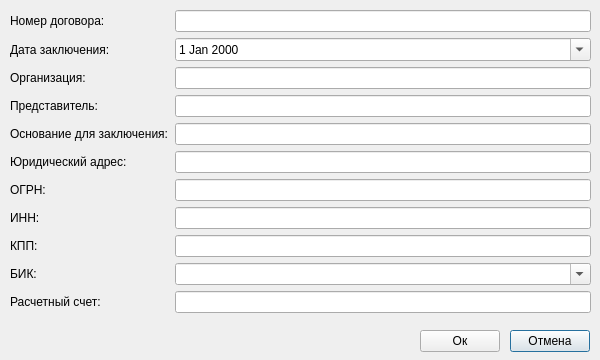
<?xml version="1.0" encoding="UTF-8"?>
<ui version="4.0">
 <class>addContract</class>
 <widget class="QDialog" name="addContract">
  <property name="geometry">
   <rect>
    <x>0</x>
    <y>0</y>
    <width>600</width>
    <height>360</height>
   </rect>
  </property>
  <property name="windowTitle">
   <string>Договор</string>
  </property>
  <widget class="QWidget" name="formLayoutWidget">
   <property name="geometry">
    <rect>
     <x>10</x>
     <y>10</y>
     <width>581</width>
     <height>311</height>
    </rect>
   </property>
   <layout class="QFormLayout" name="formLayout">
    <item row="0" column="0">
     <widget class="QLabel" name="label">
      <property name="text">
       <string>Номер договора:</string>
      </property>
     </widget>
    </item>
    <item row="0" column="1">
     <widget class="QLineEdit" name="line_Number"/>
    </item>
    <item row="1" column="0">
     <widget class="QLabel" name="label_2">
      <property name="text">
       <string>Дата заключения:</string>
      </property>
     </widget>
    </item>
    <item row="1" column="1">
     <widget class="QDateEdit" name="dateEdit">
      <property name="calendarPopup">
       <bool>true</bool>
      </property>
     </widget>
    </item>
    <item row="2" column="0">
     <widget class="QLabel" name="label_3">
      <property name="text">
       <string>Организация:</string>
      </property>
     </widget>
    </item>
    <item row="2" column="1">
     <widget class="QLineEdit" name="line_Org"/>
    </item>
    <item row="3" column="0">
     <widget class="QLabel" name="label_4">
      <property name="text">
       <string>Представитель:</string>
      </property>
     </widget>
    </item>
    <item row="3" column="1">
     <widget class="QLineEdit" name="line_Rep"/>
    </item>
    <item row="4" column="0">
     <widget class="QLabel" name="label_5">
      <property name="text">
       <string>Основание для заключения:</string>
      </property>
     </widget>
    </item>
    <item row="4" column="1">
     <widget class="QLineEdit" name="line_Foot"/>
    </item>
    <item row="5" column="0">
     <widget class="QLabel" name="label_6">
      <property name="text">
       <string>Юридический адрес:</string>
      </property>
     </widget>
    </item>
    <item row="5" column="1">
     <widget class="QLineEdit" name="line_LAddr"/>
    </item>
    <item row="6" column="0">
     <widget class="QLabel" name="label_7">
      <property name="text">
       <string>ОГРН:</string>
      </property>
     </widget>
    </item>
    <item row="6" column="1">
     <widget class="QLineEdit" name="line_OGRN"/>
    </item>
    <item row="7" column="0">
     <widget class="QLabel" name="label_8">
      <property name="text">
       <string>ИНН:</string>
      </property>
     </widget>
    </item>
    <item row="7" column="1">
     <widget class="QLineEdit" name="line_INN"/>
    </item>
    <item row="8" column="0">
     <widget class="QLabel" name="label_9">
      <property name="text">
       <string>КПП:</string>
      </property>
     </widget>
    </item>
    <item row="8" column="1">
     <widget class="QLineEdit" name="line_KPP"/>
    </item>
    <item row="9" column="0">
     <widget class="QLabel" name="label_10">
      <property name="text">
       <string>БИК:</string>
      </property>
     </widget>
    </item>
    <item row="9" column="1">
     <widget class="QComboBox" name="combo_BIK">
      <property name="editable">
       <bool>true</bool>
      </property>
      <property name="insertPolicy">
       <enum>QComboBox::NoInsert</enum>
      </property>
     </widget>
    </item>
    <item row="10" column="1">
     <widget class="QLineEdit" name="line_Pay"/>
    </item>
    <item row="10" column="0">
     <widget class="QLabel" name="label_11">
      <property name="text">
       <string>Расчетный счет:</string>
      </property>
     </widget>
    </item>
   </layout>
  </widget>
  <widget class="QPushButton" name="push_Cancel">
   <property name="geometry">
    <rect>
     <x>510</x>
     <y>330</y>
     <width>80</width>
     <height>22</height>
    </rect>
   </property>
   <property name="text">
    <string>Отмена</string>
   </property>
  </widget>
  <widget class="QPushButton" name="push_Ok">
   <property name="geometry">
    <rect>
     <x>420</x>
     <y>330</y>
     <width>80</width>
     <height>22</height>
    </rect>
   </property>
   <property name="text">
    <string>Ок</string>
   </property>
  </widget>
 </widget>
 <resources/>
 <connections/>
</ui>
